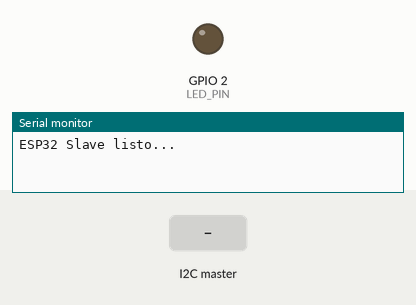
Recording of a sketch running on a simulated ESP32. On the bench: output pins drawn as LEDs (lit = HIGH), the last lines printed to the serial monitor. The test bench sets the inputs (shaded band).

Above: at 1.2 s.
1.3 s: the I2C master sends the byte 1
At 2.0 s:
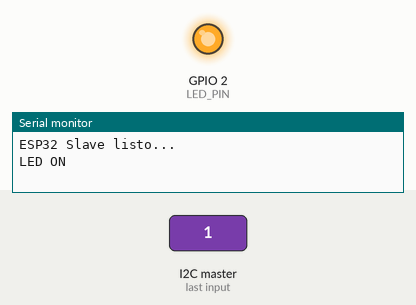
2.8 s: the I2C master sends the byte 0
At 3.1 s:
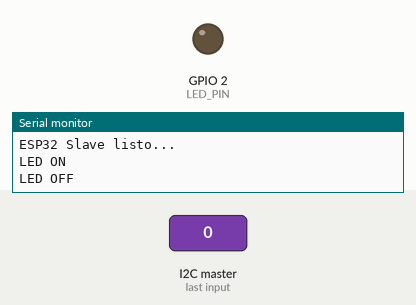
Timing chart, 0 to 5.8 s (numbered marks = the images above; inputs shaded):
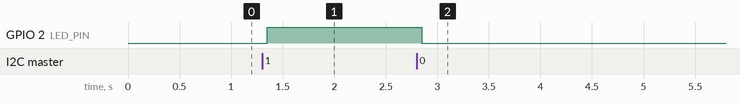

The sketch:

Tarea5_ExclE.ino
```cpp
#include <Wire.h>

#define SLAVE_ADDRESS 0x08
#define SDA_PIN 21
#define SCL_PIN 22
#define LED_PIN 2

void receiveEvent(int numBytes) {
  while (Wire.available()) {
    byte cmd = Wire.read();
    if (cmd == 1) {
      digitalWrite(LED_PIN, HIGH);
      Serial.println("LED ON");
    } else if (cmd == 0) {
      digitalWrite(LED_PIN, LOW);
      Serial.println("LED OFF");
    }
  }
}

void setup() {
  Serial.begin(115200);
  Wire.begin(SLAVE_ADDRESS, SDA_PIN, SCL_PIN);
  Wire.onReceive(receiveEvent);
  pinMode(LED_PIN, OUTPUT);
  digitalWrite(LED_PIN, LOW);
  Serial.println("ESP32 Slave listo...");
}

void loop() {
  delay(100);
}
```

Measured:
- after the input at 1.3 s, GPIO 2 (LED_PIN): LOW → HIGH after 0.05 s
- after the input at 2.8 s, GPIO 2 (LED_PIN): HIGH → LOW after 0.05 s
